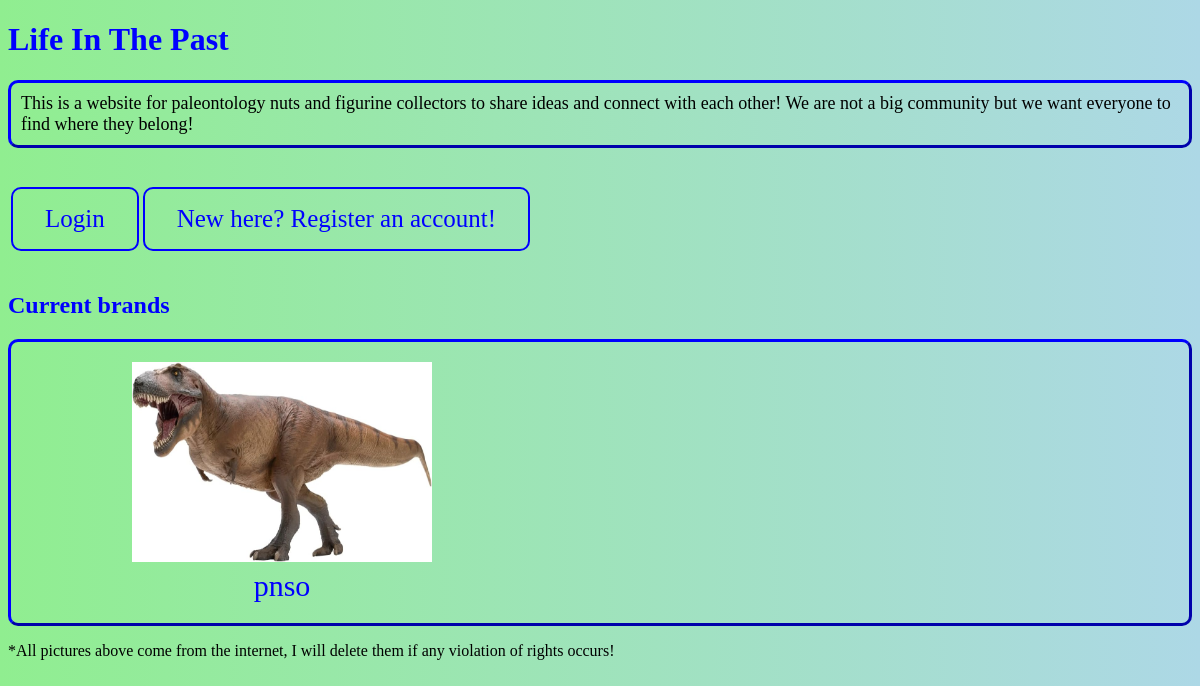
Before: / with the older database file.
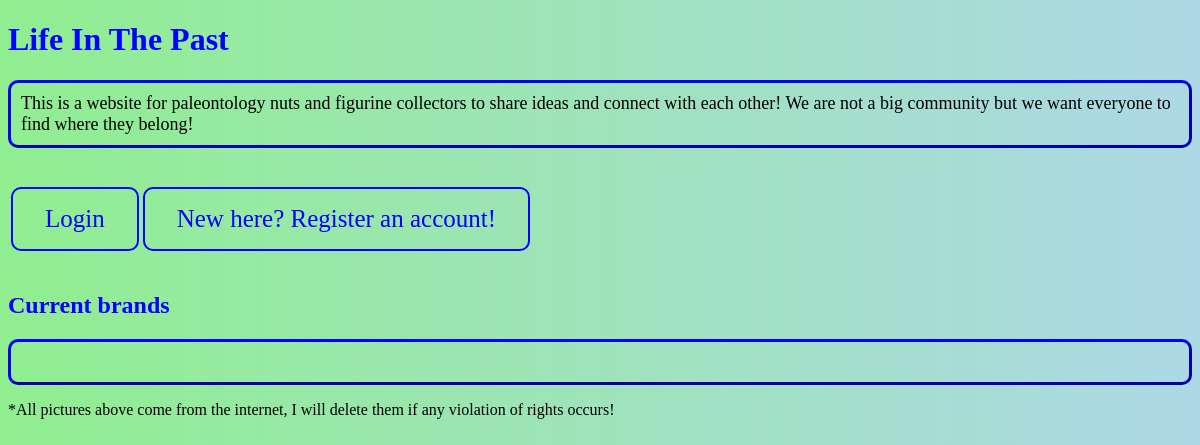
After: the same page with the newer database file.
### app.py (models this page shows, shortened)
class brand(db.Model):
    id = db.Column(db.Integer, index = True, unique = True, primary_key = True)
    name = db.Column(db.String(120), index = True, unique = True)
    image = db.Column(db.String(300), index = True, unique = True)
    description = db.Column(db.String(3000), index = True, unique = False)
    items = db.relationship('item', backref='brand', lazy = 'dynamic', cascade = "all, delete, delete-orphan")

### routes.py (the view)
@app.route('/', methods = ["GET", "POST"])
def index():
    curr_brand = brand.query.all()
    return render_template('main_page.html', brand = curr_brand)

### templates/main_page.html
{% extends "base.html" %}
{% block content %}
<body>
    <h1>Life In The Past</h1>
<div>
    <p class="intro">This is a website for paleontology nuts and figurine collectors to share ideas and connect with each other!
We are not a big community but we want everyone to find where they belong!</p>
<br>
</div>
<table>
    <thead>
        <tr>
            <th><a class="jump" href="/login"><button class="back">Login</button></a></th>
            <th><a class="jump" href="/register"><button class="back">New here? Register an account!</button></a></th>
        </tr>
    </thead>
</table>
<br>
<h2>Current brands</h2>
<div class="grid-container">
    {% if brand|length != 0%}
    {% for b in brand %}
        <div>
            <a class="brands" href="{{ url_for('brands_browse', brand_name = b.name) }}">
                <img src = "{{ b.image }}", alt="{{ b.image }}", height="200", width="300">
                <br>
                {{b.name}}
            </a>
        </div>
    {% endfor %}
    {% endif %}
</div>
<p>*All pictures above come from the internet, I will delete them if any violation of rights occurs!</p>
<br>
<br>
</body>
{% endblock %}

### templates/base.html (shortened to what this page needs)
<!DOCTYPE html>
<head>
    <link rel="stylesheet" href="../static/style.css">
</head>
{% block content %}
{% endblock %}

### static/style.css (style rules this page uses)
body { background: linear-gradient(to right,lightgreen, lightblue); background-repeat: no-repeat; background-attachment: fixed; font-family: Georgia, 'Times New Roman', Times, serif; }
p.intro, ul { color: black; background: linear-gradient(to right,lightgreen, lightblue); background-repeat: no-repeat; background-attachment: fixed; font-family: Georgia, 'Times New Roman', Times, serif; font-style: normal; font-weight: 400; font-size: 18px; text-decoration: unset; border-style:outset; border-radius: 10px; border-color:blue; padding: 10px; }
h1, h2 { background: linear-gradient(to right,lightgreen, lightblue); background-repeat: no-repeat; background-attachment: fixed; color: blue; }
div.grid-container { display: grid; grid-template-columns: auto auto auto auto; border-style:outset; border-radius: 10px; border-color:blue; border-collapse: collapse; text-align: center; padding: 20px; gap: 10px; }
button { border:2px solid blue; border-radius: 10px; color: blue; background-color: transparent; font-family: Georgia, 'Times New Roman', Times, serif; font-style: normal; font-weight: 400; font-size: 25px; text-decoration: unset; transition-duration: 0.4s; cursor: pointer; padding: 16px 32px; }

Changed rows visible on the page:
removed brand: image (picture), name "pnso"
